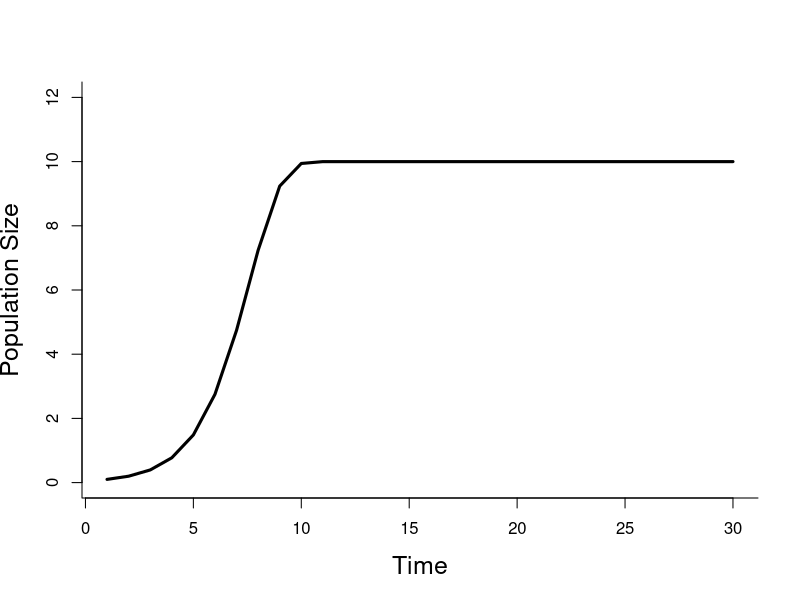
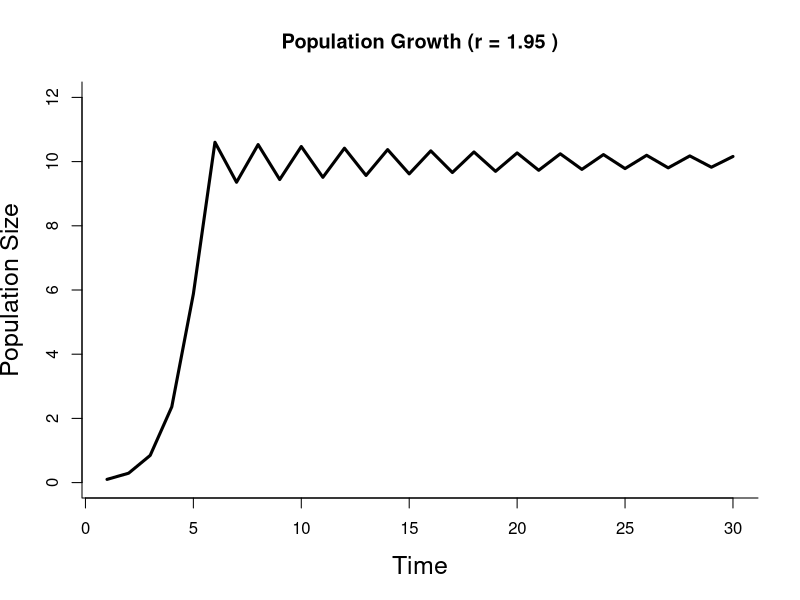
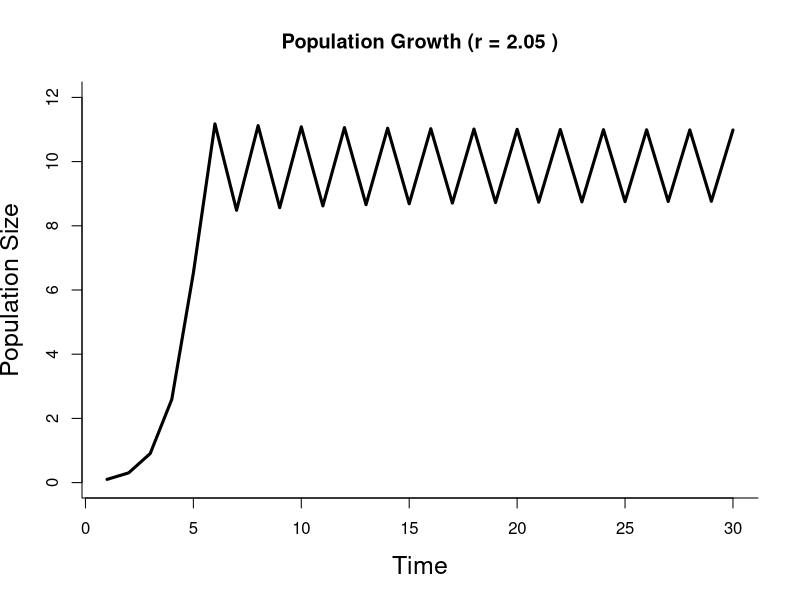
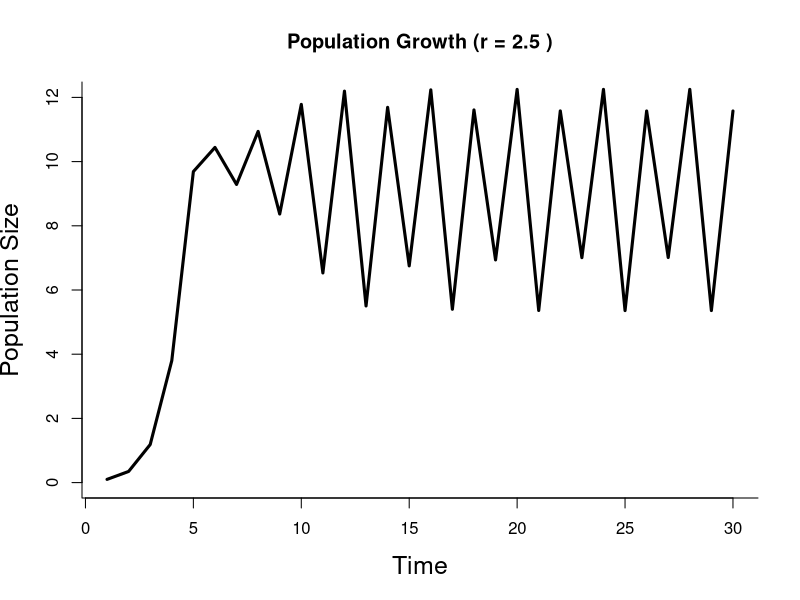
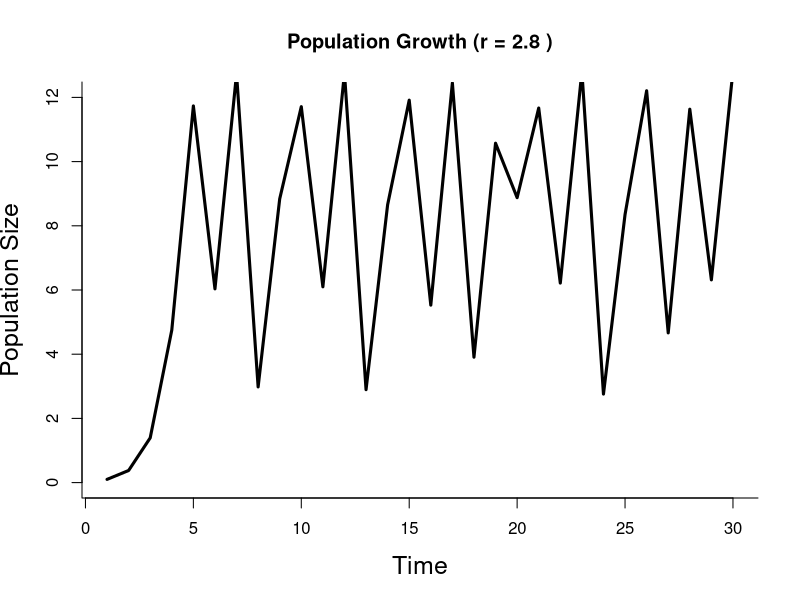
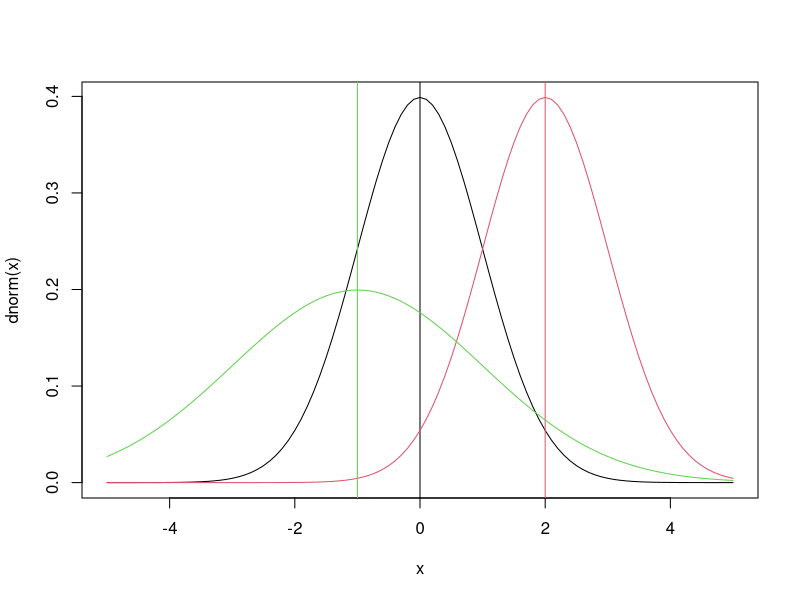
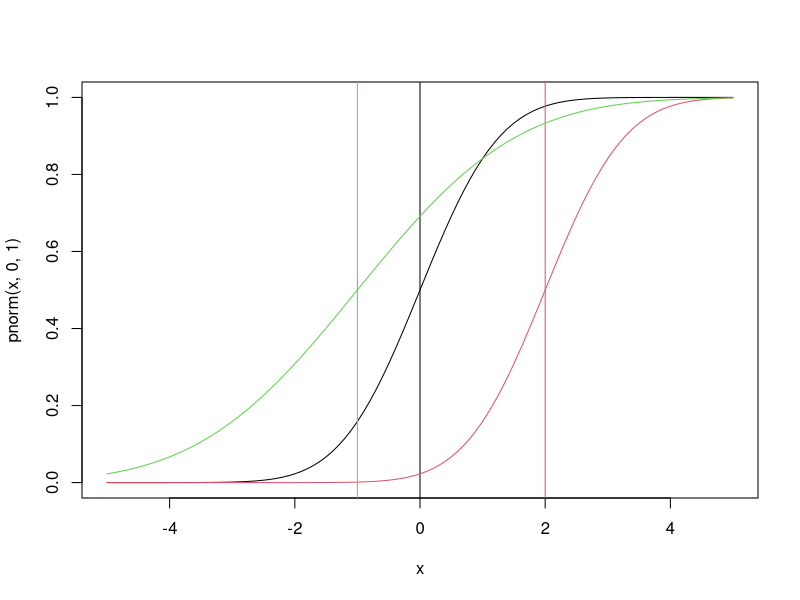
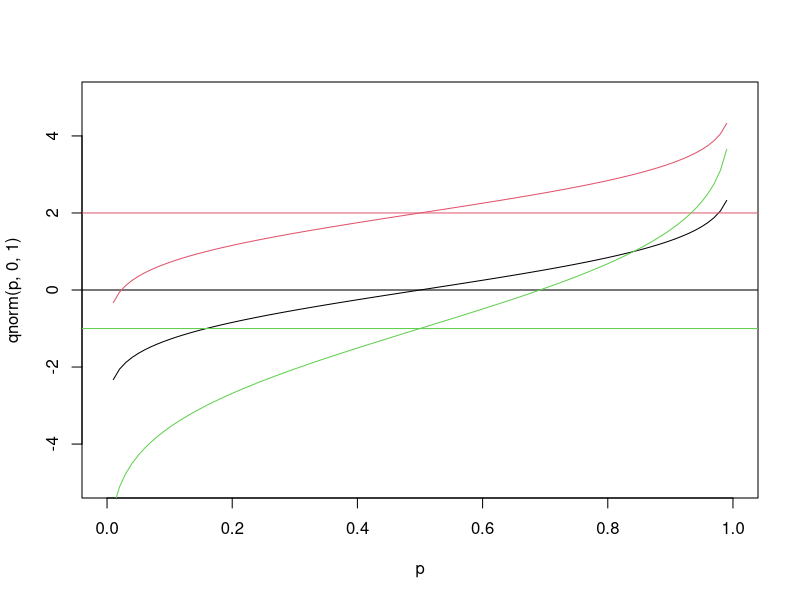

R code for these plots, in order:
## ---- chunk 1
r = 1         ## intrinsic growth rate
K = 10        ## carrying capacity      
n0 = .1       ## initial population size
NT = 30       ## number of time steps to simulate
time = 1:NT
## ---- chunk 2
n = rep(n0,NT)    ## vector to store results
for(t in 2:NT){
  n[t] = n[t-1] + r*n[t-1]*(1-n[t-1]/K)
}
## ---- chunk 3
plot(time,n,ylim=c(0,12),lwd=3,type='l',
     bty='l',cex.lab=1.5,
     xlab="Time",ylab="Population Size")
## ---- chunk 4
dif_rs = c(1.95, 2.05, 2.5, 2.8)
K = 10        ## carrying capacity      
n0 = .1       ## initial population size
NT = 30       ## number of time steps to simulate
time = 1:NT

for(r in dif_rs){
  n = rep(n0,NT)    ## vector to store results
  for(t in 2:NT){
  n[t] = n[t-1] + r*n[t-1]*(1-n[t-1]/K)
  }
  
  plot(time,n,ylim=c(0,12),lwd=3,type='l',
     bty='l',cex.lab=1.5,
     xlab="Time",ylab="Population Size")
  
  title(main = paste("Population Growth (r =", r, ")"))
}

## ---- chunk 5
x = seq(-5,5,by=0.1)
plot(x,dnorm(x),type='l')  		## that’s a lowercase “L” for “line”
abline(v=0)				          	## add a line to indicate the mean (“v” is for “vertical”)
lines(x,dnorm(x,2),col=2)			## try changing the mean (“col” sets the color)
abline(v=2,col=2)
lines(x,dnorm(x,-1,2),col=3)	## try changing the mean and standard dev
abline(v=-1,col=3)
## ---- chunk 6
plot(x,pnorm(x,0,1),type='l')
abline(v=0)
lines(x,pnorm(x,2,1),col=2)
abline(v=2,col=2)
lines(x,pnorm(x,-1,2),col=3)
abline(v=-1,col=3)
## ---- chunk 7
p = seq(0,1,by=0.01)
plot(p,qnorm(p,0,1),type='l',ylim=range(x))    # ylim sets the y-axis range
# range returns the min/max as a 2-element vector
abline(h=0)						# “h” for “horizontal”
lines(p,qnorm(p,2,1),col=2)
abline(h=2,col=2)
lines(p,qnorm(p,-1,2),col=3)
abline(h=-1,col=3)
## ---- chunk 8
qnorm(c(0.025,0.975),0,1)		    # what width CI is specified by these values?
plot(p,qnorm(p,0,1),type='l',ylim=range(x))
abline(v=c(0.025,0.975),lty=2)	# add vertical lines at the CI
abline(h=qnorm(c(0.025,0.975)),lty=2)	#add horizontal lines at the threshold vals
plot(x,dnorm(x,0,1),type='l')		# plot the corresponding pdf
abline(v=qnorm(c(0.025,0.975)),lty=2)
## ---- chunk 9
n = c(10,100,1000,10000)	# sequence of sample sizes
for(i in 1:4){			# loop over these sample sizes
  hist(rnorm(n[i]),main=n[i],probability=TRUE,breaks=40)  
				#here breaks defines number of bins in the histogram
  lines(x,dnorm(x),col=2)
}
## ---- chunk 10
?qpois
## ---- chunk 11
## PDF Function

x = seq(-10,50,by = 1)
plot(x,dpois(x,lambda = 5),type='s') 

## CDF Function
plot(x,ppois(x,lambda = 5),type='s')

## Quantile
p = seq(0,1,by=0.01)
plot(p,qpois(p,lambda = 5),type='l')

## Histogram samples
n = c(10,100,1000,10000)	# sequence of sample sizes
for(i in 1:4){			# loop over these sample sizes
  hist(rpois(n[i], lambda = 5),main=n[i],probability=TRUE,breaks=x)  
				#here breaks defines number of bins in the histogram
  lines(x-1,dpois(x, lambda = 5),col=2, type='s')
}

## ---- chunk 12
x = rnorm(10000,0,1)
y = x^2

hist(x,main="Original distribution",breaks=40)
abline(v=quantile(x,c(0.025,0.5,0.975)),lty=c(2,1,2),lwd=3,col="orange")
abline(v=mean(x),col="red",lwd=3,lty=3)

hist(y,main="Transformed distribution",breaks=40)
abline(v=quantile(y,c(0.025,0.5,0.975)),lty=c(2,1,2),lwd=3,col="orange")
abline(v=mean(y),col="red",lwd=3,lty=3)
## ---- chunk 13
x = rlnorm(x)
y = sin(x)

hist(x,main="Original distribution",breaks=40)
abline(v=quantile(x,c(0.025,0.5,0.975)),lty=c(2,1,2),lwd=3,col="orange")
abline(v=mean(x),col="red",lwd=3,lty=3)

hist(y,main="Transformed distribution",breaks=40)
abline(v=quantile(y,c(0.025,0.5,0.975)),lty=c(2,1,2),lwd=3,col="orange")
abline(v=mean(y),col="red",lwd=3,lty=3)

print(paste("Mean of x: ", as.character(mean(x))))
print(paste("Median of x: ", as.character(median(x))))
print(paste("95% CI of x: ", as.character(quantile(x,.95))))

print(paste("Mean of y: ", as.character(mean(y))))
print(paste("Median of y: ", as.character(median(y))))
print(paste("95% CI of y: ", as.character(quantile(y,.95))))

## ---- chunk 14
r    = 1.0     ## make sure to return r to it's original value
r.sd = 0.2     ## standard deviation on r
K.sd = 1.0     ## standard deviation on K
NE = 1000      ## Ensemble size
## ---- chunk 15
n = matrix(n0,NE,NT)   # storage for all simulations
rE = rnorm(NE,r,r.sd)  # sample of r
KE = rnorm(NE,K,K.sd)  # sample of K
for(i in 1:NE){        # loop over ensemble members
  for(t in 2:NT){      # for each ensemble member, simulate throught time
    n[i,t] = max(0,n[i,t-1] + rE[i]*n[i,t-1]*(1-n[i,t-1]/KE[i]))
  }
}
## ---- chunk 16
n.stats = apply(n,2,quantile,c(0.025,0.5,0.975))
## ---- chunk 17
ciEnvelope <- function(x,ylo,yhi,col="lightgrey",...){
  polygon(cbind(c(x, rev(x), x[1]), c(ylo, rev(yhi),
  ylo[1])), border = NA,col=col,...) 
}
## ---- chunk 18
hist(rE, main = "Histogram of r", xlab = "r", col = "pink")
hist(KE, main = "Histogram of K", xlab = "K", col = "lightgreen")
## ---- chunk 19
matplot(1:NT, t(n[1:10, ]), type = "l", col = "darkblue", ylim = range(c(n, n.stats)), xlab = "Time", ylab = "Population Size", main = "Sample Trajectories")
## ---- chunk 20
?matplot
## ---- chunk 21

## ---- chunk 22
r = 0.3
n0.sd = 0.6
n0s = rlnorm(NE,log(n0),n0.sd)
n = matrix(n0s,NE,NT)
for(i in 1:NE){
  for(t in 2:NT){
    n[i,t] = max(0,n[i,t-1] + r*n[i,t-1]*(1-n[i,t-1]/K))
  }
}
